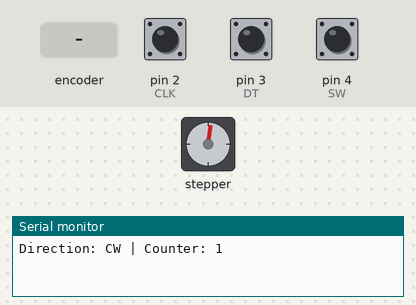
A sketch run on a simulated Arduino Uno, built with avr-gcc and run on an emulated ATmega328P. Parts: stepper motor, the last lines printed to the serial monitor. Wiring (inferred from the names in the program): stepper motor driver (200 steps per turn assumed): step pin 9; direction pin 8. Inputs (shaded band) come from the test bench; at power-on: pin 2 (CLK) HIGH, pin 3 (DT) HIGH, pin 4 (SW) HIGH.

Above: at 1.2 s.
1.3 s: rotary encoder on pin 2 (CLK) / pin 3 (DT) turned 3 steps (first pin leading)
At 2.9 s:
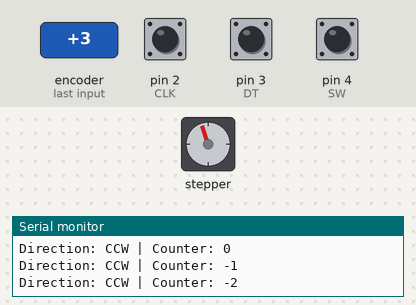
3.4 s: rotary encoder on pin 2 (CLK) / pin 3 (DT) turned 1 step (first pin leading)
At 4.3 s:
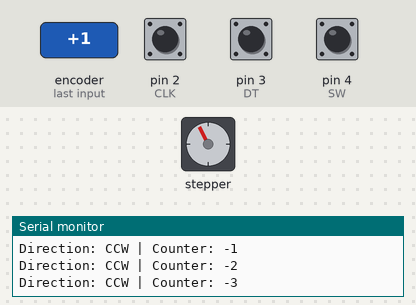
5.1 s: rotary encoder on pin 2 (CLK) / pin 3 (DT) turned 3 steps (first pin leading)
At 5.9 s:
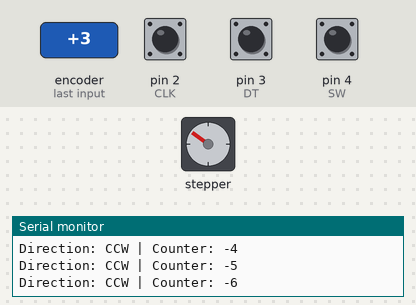
7.2 s: rotary encoder on pin 2 (CLK) / pin 3 (DT) turned 1 step (first pin leading)
At 8.4 s:
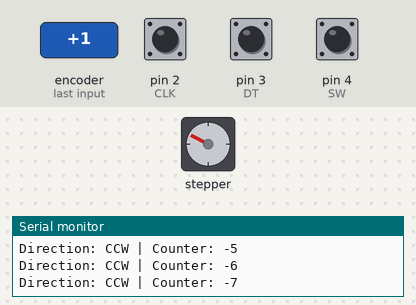
10.5 s: rotary encoder on pin 2 (CLK) / pin 3 (DT) turned 3 steps (first pin leading)
At 12.3 s:
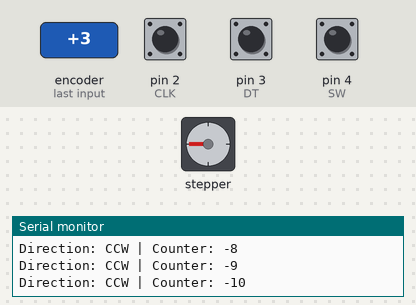
Timing chart, 0 to 13.6 s (numbered marks = the images above; inputs shaded):
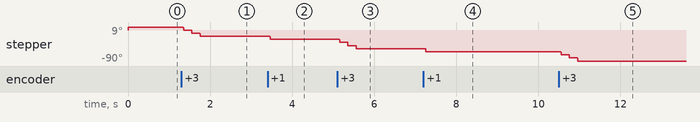

Measured:
- after the input at 1.3 s, stepper: turns 27° counter-clockwise in 0.41 s, starting after 0.05 s
- after the input at 3.4 s, stepper: goes -19° 0.01 s, then -27°, starting after 0.05 s
- after the input at 5.1 s, stepper: turns 27° counter-clockwise in 0.41 s, starting after 0.05 s
- after the input at 7.2 s, stepper: goes -55° 0.01 s, then -63°, starting after 0.05 s
- after the input at 10.5 s, stepper: turns 27° counter-clockwise in 0.41 s, starting after 0.05 s

The sketch:

Everything_Except_OLED.ino
```cpp
#define CLK 2
#define DT 3
#define SW 4
const int dirPin =8;
const int stepPin = 9;
const int stepsPerRevolution =200;

int counter = 0;
int currentStateCLK;
int lastStateCLK;
String currentDir ="";
unsigned long lastButtonPress = 0;


#define indoor A5
#define outdoor A4
int state =0;
#define sleep 5

int preference = 200;
int currentIndoor;
int currentOutdoor;
int count = 0;


void setup() {

	// Set encoder pins as inputs
	pinMode(CLK,INPUT);
	pinMode(DT,INPUT);
  pinMode(stepPin, OUTPUT);
  pinMode(dirPin, OUTPUT);
	pinMode(SW, INPUT_PULLUP);
  pinMode(indoor, INPUT);
  pinMode(outdoor, INPUT);
  currentIndoor = analogRead(indoor);
  currentOutdoor = analogRead(outdoor);


	// Setup Serial Monitor
	Serial.begin(9600);

	// Read the initial state of CLK
	lastStateCLK = digitalRead(CLK);
}

void loop() {
    int btnState = digitalRead(SW);


	// Remember last CLK state
	lastStateCLK = currentStateCLK;
  if (btnState == LOW ) {
    if(millis() - lastButtonPress > 50){
      if(state ==0){
        state =1;
        Serial.println("state= ");
        Serial.println(state);
        Serial.println("PLEASE LET THIS WORK");
        currentStateCLK = digitalRead(CLK);

      }
      else if (state ==1){
        state =0;
        Serial.println("state= ");
        Serial.println(state);
        Serial.println("PLEASE");

      }
    }
  }

  if(state ==0){
    currentStateCLK = digitalRead(CLK);

	// If last and current state of CLK are different, then pulse occurred
	// React to only 1 state change to avoid double count
	if (currentStateCLK != lastStateCLK  && currentStateCLK == 1){

		// If the DT state is different than the CLK state then
		// the encoder is rotating CCW so decrement
		if (digitalRead(DT) != currentStateCLK) {
			counter --;
			currentDir ="CCW";
      digitalWrite(dirPin, LOW);
      for(int x=0; x< 5; x++){
        digitalWrite(stepPin, HIGH);
		    delayMicroseconds(1000);
		    digitalWrite(stepPin, LOW);
		    delayMicroseconds(1000);
      }
		} else {
			// Encoder is rotating CW so increment
			counter ++;
			currentDir ="CW";
      digitalWrite(dirPin, HIGH);
      for(int x=0; x< 5; x++){
        digitalWrite(stepPin, HIGH);
		    delayMicroseconds(1000);
		    digitalWrite(stepPin, LOW);
		    delayMicroseconds(1000);
      }

      delay(1);


		}

		Serial.print("Direction: ");
		Serial.print(currentDir);
		Serial.print(" | Counter: ");
		Serial.println(counter);


	}

	// Remember last CLK state
	lastStateCLK = currentStateCLK;

	// Put in a slight delay to help debounce the reading
	delay(1);
  }
  if (state ==1){
    currentIndoor = analogRead(indoor);
    currentOutdoor = analogRead(outdoor);

    //too dark inside and brighter outside
    if (currentIndoor < preference - 20 && currentIndoor < currentOutdoor) {
      open();
      Serial.println("indoor:  ");
      Serial.println(currentIndoor);
      Serial.println("outdoor: ");
      Serial.println(currentOutdoor);
    } else if (currentIndoor > preference + 20 && currentIndoor < currentOutdoor) {
      close();
      Serial.println("indoor:  ");
      Serial.println(currentIndoor);
      Serial.println("outdoor: ");
      Serial.println(currentOutdoor);
    } else if (currentIndoor < preference - 20 && currentIndoor > currentOutdoor) {
      close();
      Serial.println("indoor:  ");
      Serial.println(currentIndoor);
      Serial.println("outdoor: ");
      Serial.println(currentOutdoor);
    } else if (currentIndoor > preference + 20 && currentIndoor > currentOutdoor) {
      open();
      Serial.println("indoor:  ");
      Serial.println(currentIndoor);
      Serial.println("outdoor: ");
      Serial.println(currentOutdoor);
    }

  }


}
void open() {
  digitalWrite(dirPin, HIGH);
  digitalWrite(stepPin, HIGH);
  //digitalWrite(sleep, HIGH); //turns off sleep mode
  delayMicroseconds(1000);
  digitalWrite(stepPin, LOW);
  count++;
  //digitalWrite(sleep, LOW);
}

void close() {
  digitalWrite(dirPin, LOW);
  digitalWrite(stepPin, HIGH);
  //digitalWrite(sleep, HIGH); //turns off sleep mode
  delayMicroseconds(1000);
  digitalWrite(stepPin, LOW);
  //digitalWrite(sleep, LOW);
  count--;
}
```
